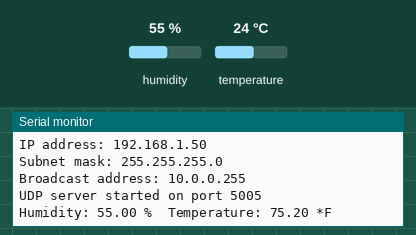
Recording of a sketch running on a simulated ESP32. Parts: the last lines printed to the serial monitor. Inputs (shaded band) come from the test bench; at power-on: humidity 55 %, temperature 24 °C. WiFi joins after 1.5 s; servers stay silent unless stated.

Above: at 2.7 s.
2.8 s: humidity set to 22 %
At 12.2 s:
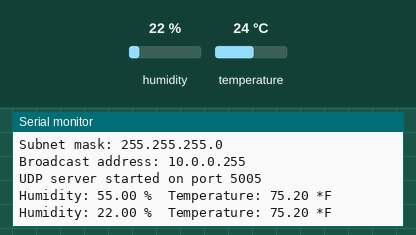
12.8 s: temperature set to 12 °C
At 22.5 s:
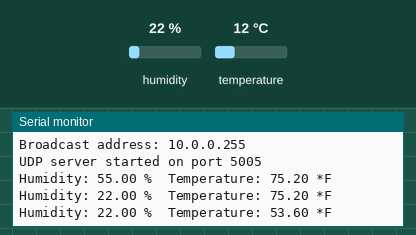
22.8 s: humidity set to 40 %
At 32.7 s:
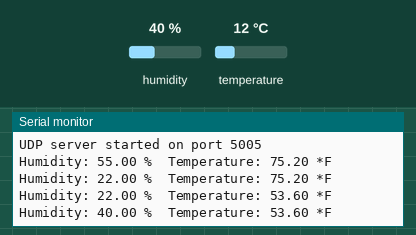
Timing chart, 0 to 34.2 s (numbered marks = the images above; inputs shaded):
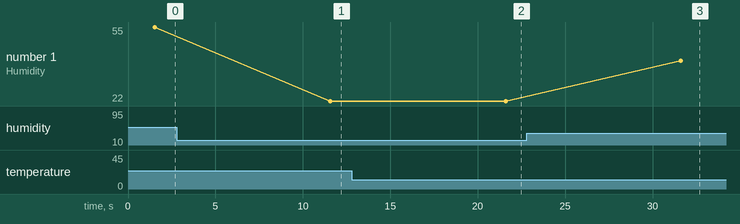

The sketch:

udp_packet_send.ino
```cpp
#include <WiFi.h>
#include <WiFiUdp.h>
#include "DHT.h"

#define DHTPIN 23
#define DHTTYPE DHT11

DHT dht(DHTPIN, DHTTYPE);
const char* ssid = "MountVernon";
const char* password = "DG860A9EC502";

WiFiUDP udp;
const int localPort = 5005;
const IPAddress broadcastIP(10, 0, 0, 255);

void setup() {
  Serial.begin(115200);
  dht.begin();
  delay(10);

  // Connect to Wi-Fi network
  Serial.println();
  Serial.print("Connecting to ");
  Serial.println(ssid);

  WiFi.begin(ssid, password);

  while (WiFi.status() != WL_CONNECTED) {
    delay(500);
    Serial.print(".");
  }

  Serial.println("");
  Serial.println("WiFi connected.");
  Serial.print("IP address: ");
  Serial.println(WiFi.localIP());
  Serial.print("Subnet mask: ");
  Serial.println(WiFi.subnetMask());
  Serial.print("Broadcast address: ");
  Serial.println(broadcastIP);

  udp.begin(localPort);
  Serial.printf("UDP server started on port %d\n", localPort);
}

void loop() {
  // Broadcast a UDP packet
  const char* message = "Hello, peers!";
  float t = dht.readTemperature();
  float h = dht.readHumidity();
  t = t * 1.8 + 32;
  Serial.print("Humidity: ");
  Serial.print(h);
  Serial.print(" %\t");
  Serial.print("Temperature: ");
  Serial.print(t);
  Serial.println(" *F");
  udp.beginPacket(broadcastIP, localPort);
  udp.write((const uint8_t*)message, strlen(message));
  udp.endPacket();

  // Listen for incoming UDP packets
  int packetSize = udp.parsePacket();
  if (packetSize) {
    char incomingPacket[255];
    int len = udp.read(incomingPacket, 255);
    if (len > 0) {
      incomingPacket[len] = 0;
    }
    Serial.printf("Received packet from %s: %s\n", udp.remoteIP().toString().c_str(), incomingPacket);

    // Echo the message back
    udp.beginPacket(udp.remoteIP(), udp.remotePort());
    udp.write((const uint8_t*)incomingPacket, strlen(incomingPacket));
    udp.endPacket();
  }

  delay(10000); // Delay to avoid flooding
}
```

Measured:
- after the input at 2.8 s, the serial monitor: prints a new line after 8.8 s (image 1)
- after the input at 12.8 s, the serial monitor: prints a new line after 8.8 s (image 2)
- after the input at 22.8 s, the serial monitor: prints a new line after 8.8 s (image 3)
- plotted number 1: 55 → 22 after the input at 2.8 s, 22 → 40 after the input at 22.8 s
